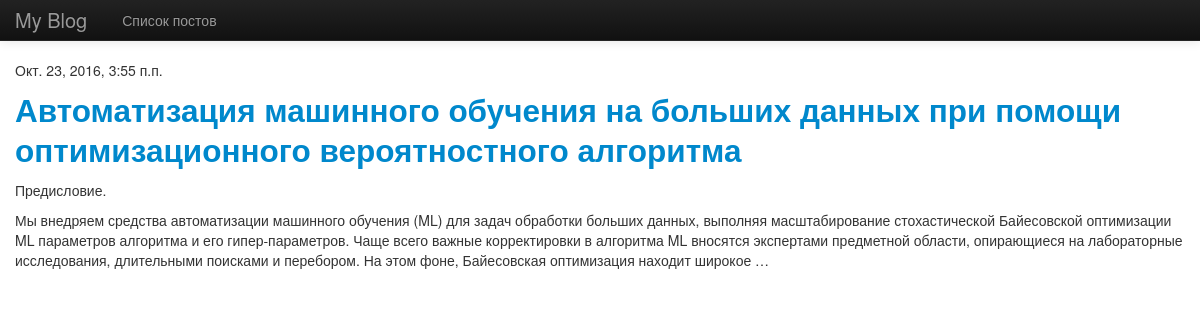
The app's page /blog/main/, older data.
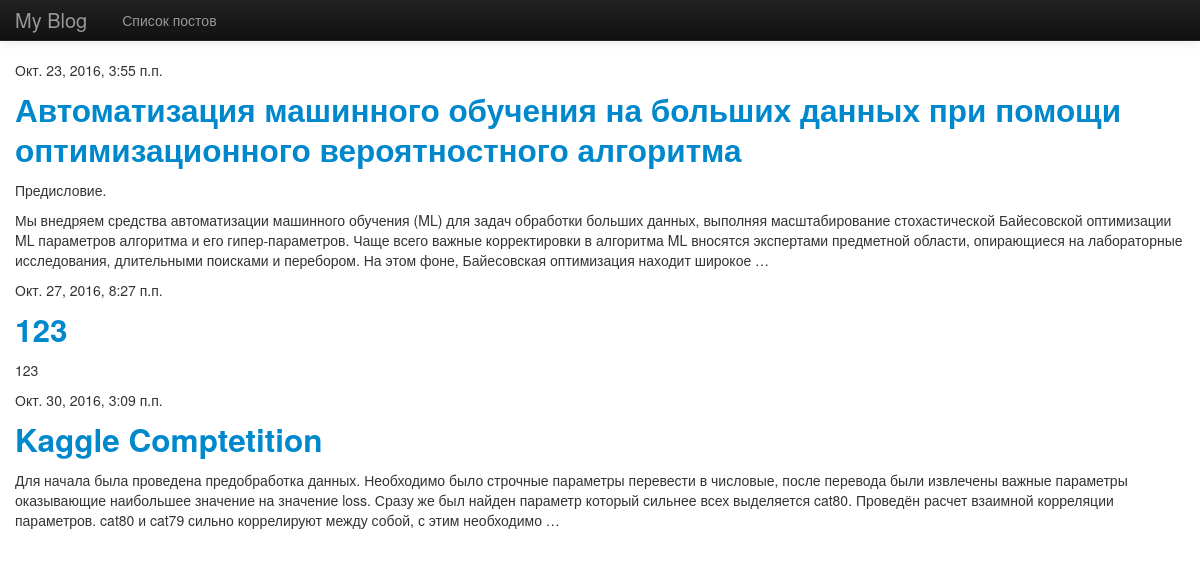
The same page, newer data.
### blog/models.py (models this page shows, shortened)
class Post(models.Model):
    title = models.CharField(max_length=255)
    datetime = models.DateTimeField(u'Date')
    is_draft = models.BooleanField(default=True)
    content = RichTextUploadingField(blank=True, default='', config_name='default')
    def get_absolute_url(self):
        return "/blog/main/%i/" % self.id

### blog/views.py (the view)
class PostsListView(ListView):
    model = Post

### blog/templates/blog/post_list.html
{% extends 'blog/base.html' %}
{% block content %}
    {% for post in object_list %}
        {% if not post.is_draft %}
            <p>{{ post.datetime }}</p>
            <h2><a href="{{ post.get_absolute_url }}">{{ post.title }}</a></h2>
            <p>{{post.content | truncatewords_html:50 | safe}}</p>
        {% endif %}
    {% empty %}
    <p>Нет постов</p>
    {% endfor %}
{% endblock %}

### blog/templates/blog/base.html (shortened to what this page needs)
<!DOCTYPE html>
{% load static %}
<html lang="ru">
    <head>
        <link href={% static "bootstrap/css/bootstrap.css" %} rel="stylesheet">
        <link href={% static "bootstrap/css/bootstrap-responsive.css" %} rel="stylesheet">
    </head>
<body>
<div class="navbar navbar-inverse navbar-fixed-top">
    <div class="navbar-inner">
        <div class="container">
            <div class="brand">
            <a href="{% url 'list' %}" style="color: #999999"> My Blog</a>
            </div>
            <ul class="nav">
                <li><a href="{% url 'list' %}" class="">Список постов</a></li>
            </ul>
        </div>
    </div>
</div>
<div class="container">
     {% block content %}Empty page{% endblock %}
</div>
</body>
</html>

### blog/templates/blog/base.html (style rules this page uses)
body { padding-top: 60px; }

Row changes from the older to the newer data that the page shows:
now on this page (row edited): Post: datetime "Окт. 27, 2016, 8:27 п.п.", title "123", content "123"
now on this page (row edited): Post: datetime "Окт. 30, 2016, 3:09 п.п.", title "Kaggle Comptetition", content "Для начала была проведена предобработка данных. Необходимо было строчные параметры перевести в числовые, после перевода были извлечены важные параметры оказывающие наибольшее значение на значение loss. Сразу же был найден параметр который сильнее всех выделяется cat80. Проведён расчет взаимной корреляции параметров. cat80 и cat79 сильно коррелируют между собой, с этим необходимо …"
